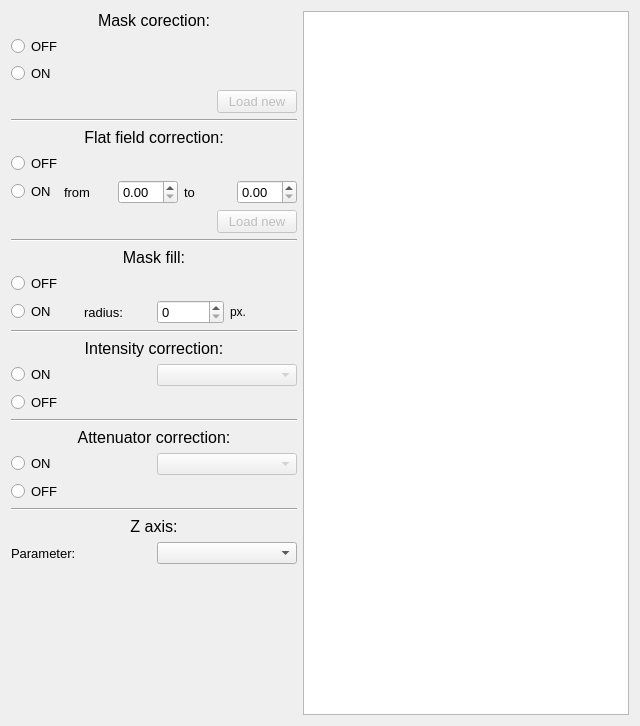
<?xml version="1.0" encoding="UTF-8"?>
<ui version="4.0">
 <class>LambdaSetup</class>
 <widget class="QWidget" name="LambdaSetup">
  <property name="geometry">
   <rect>
    <x>0</x>
    <y>0</y>
    <width>640</width>
    <height>726</height>
   </rect>
  </property>
  <property name="windowTitle">
   <string>Form</string>
  </property>
  <layout class="QHBoxLayout" name="horizontalLayout">
   <item>
    <layout class="QVBoxLayout" name="verticalLayout">
     <item>
      <widget class="QLabel" name="label">
       <property name="font">
        <font>
         <pointsize>12</pointsize>
        </font>
       </property>
       <property name="text">
        <string>Mask corection:</string>
       </property>
       <property name="alignment">
        <set>Qt::AlignCenter</set>
       </property>
      </widget>
     </item>
     <item>
      <widget class="QRadioButton" name="rb_mask_off">
       <property name="font">
        <font>
         <pointsize>10</pointsize>
        </font>
       </property>
       <property name="text">
        <string>OFF</string>
       </property>
       <property name="checked">
        <bool>false</bool>
       </property>
       <attribute name="buttonGroup">
        <string notr="true">bg_mask_option</string>
       </attribute>
      </widget>
     </item>
     <item>
      <widget class="QRadioButton" name="rb_mask_on">
       <property name="font">
        <font>
         <pointsize>10</pointsize>
        </font>
       </property>
       <property name="text">
        <string>ON</string>
       </property>
       <attribute name="buttonGroup">
        <string notr="true">bg_mask_option</string>
       </attribute>
      </widget>
     </item>
     <item>
      <layout class="QHBoxLayout" name="horizontalLayout_2">
       <item>
        <widget class="QLabel" name="lb_mask_file">
         <property name="minimumSize">
          <size>
           <width>200</width>
           <height>0</height>
          </size>
         </property>
         <property name="text">
          <string/>
         </property>
        </widget>
       </item>
       <item>
        <widget class="QPushButton" name="but_load_mask">
         <property name="enabled">
          <bool>false</bool>
         </property>
         <property name="font">
          <font>
           <pointsize>10</pointsize>
          </font>
         </property>
         <property name="text">
          <string>Load new</string>
         </property>
        </widget>
       </item>
      </layout>
     </item>
     <item>
      <widget class="Line" name="line">
       <property name="orientation">
        <enum>Qt::Horizontal</enum>
       </property>
      </widget>
     </item>
     <item>
      <widget class="QLabel" name="label_6">
       <property name="font">
        <font>
         <pointsize>12</pointsize>
        </font>
       </property>
       <property name="text">
        <string>Flat field correction:</string>
       </property>
       <property name="alignment">
        <set>Qt::AlignCenter</set>
       </property>
      </widget>
     </item>
     <item>
      <widget class="QRadioButton" name="rb_ff_off">
       <property name="font">
        <font>
         <pointsize>10</pointsize>
        </font>
       </property>
       <property name="text">
        <string>OFF</string>
       </property>
       <property name="checked">
        <bool>false</bool>
       </property>
       <attribute name="buttonGroup">
        <string notr="true">bg_ff_option</string>
       </attribute>
      </widget>
     </item>
     <item>
      <layout class="QHBoxLayout" name="horizontalLayout_8">
       <item>
        <widget class="QRadioButton" name="rb_ff_on">
         <property name="font">
          <font>
           <pointsize>10</pointsize>
          </font>
         </property>
         <property name="text">
          <string>ON</string>
         </property>
         <attribute name="buttonGroup">
          <string notr="true">bg_ff_option</string>
         </attribute>
        </widget>
       </item>
       <item>
        <widget class="QLabel" name="label_7">
         <property name="font">
          <font>
           <pointsize>10</pointsize>
          </font>
         </property>
         <property name="text">
          <string>from</string>
         </property>
        </widget>
       </item>
       <item>
        <widget class="QDoubleSpinBox" name="dsb_ff_from">
         <property name="font">
          <font>
           <pointsize>10</pointsize>
          </font>
         </property>
        </widget>
       </item>
       <item>
        <widget class="QLabel" name="label_8">
         <property name="font">
          <font>
           <pointsize>10</pointsize>
          </font>
         </property>
         <property name="text">
          <string>to</string>
         </property>
        </widget>
       </item>
       <item>
        <widget class="QDoubleSpinBox" name="dsb_ff_to">
         <property name="font">
          <font>
           <pointsize>10</pointsize>
          </font>
         </property>
        </widget>
       </item>
      </layout>
     </item>
     <item>
      <layout class="QHBoxLayout" name="horizontalLayout_5">
       <item>
        <widget class="QLabel" name="lb_ff_file">
         <property name="minimumSize">
          <size>
           <width>200</width>
           <height>0</height>
          </size>
         </property>
         <property name="text">
          <string/>
         </property>
        </widget>
       </item>
       <item>
        <widget class="QPushButton" name="but_load_ff">
         <property name="enabled">
          <bool>false</bool>
         </property>
         <property name="font">
          <font>
           <pointsize>10</pointsize>
          </font>
         </property>
         <property name="text">
          <string>Load new</string>
         </property>
        </widget>
       </item>
      </layout>
     </item>
     <item>
      <widget class="Line" name="line_5">
       <property name="orientation">
        <enum>Qt::Horizontal</enum>
       </property>
      </widget>
     </item>
     <item>
      <widget class="QLabel" name="label_9">
       <property name="font">
        <font>
         <pointsize>12</pointsize>
        </font>
       </property>
       <property name="text">
        <string>Mask fill:</string>
       </property>
       <property name="alignment">
        <set>Qt::AlignCenter</set>
       </property>
      </widget>
     </item>
     <item>
      <widget class="QRadioButton" name="rb_fill_off">
       <property name="font">
        <font>
         <pointsize>10</pointsize>
        </font>
       </property>
       <property name="text">
        <string>OFF</string>
       </property>
       <property name="checked">
        <bool>false</bool>
       </property>
       <attribute name="buttonGroup">
        <string notr="true">bg_fill_option</string>
       </attribute>
      </widget>
     </item>
     <item>
      <layout class="QHBoxLayout" name="horizontalLayout_9">
       <item>
        <widget class="QRadioButton" name="rb_fill_on">
         <property name="font">
          <font>
           <pointsize>10</pointsize>
          </font>
         </property>
         <property name="text">
          <string>ON</string>
         </property>
         <attribute name="buttonGroup">
          <string notr="true">bg_fill_option</string>
         </attribute>
        </widget>
       </item>
       <item>
        <widget class="QLabel" name="label_10">
         <property name="font">
          <font>
           <pointsize>10</pointsize>
          </font>
         </property>
         <property name="text">
          <string>radius:</string>
         </property>
        </widget>
       </item>
       <item>
        <widget class="QSpinBox" name="sb_fill">
         <property name="font">
          <font>
           <pointsize>10</pointsize>
          </font>
         </property>
        </widget>
       </item>
       <item>
        <widget class="QLabel" name="label_11">
         <property name="text">
          <string>px.</string>
         </property>
        </widget>
       </item>
      </layout>
     </item>
     <item>
      <widget class="Line" name="line_4">
       <property name="orientation">
        <enum>Qt::Horizontal</enum>
       </property>
      </widget>
     </item>
     <item>
      <widget class="QLabel" name="label_2">
       <property name="font">
        <font>
         <pointsize>12</pointsize>
        </font>
       </property>
       <property name="text">
        <string>Intensity correction:</string>
       </property>
       <property name="alignment">
        <set>Qt::AlignCenter</set>
       </property>
      </widget>
     </item>
     <item>
      <layout class="QHBoxLayout" name="horizontalLayout_4"/>
     </item>
     <item>
      <layout class="QHBoxLayout" name="horizontalLayout_3">
       <item>
        <widget class="QRadioButton" name="rb_inten_on">
         <property name="font">
          <font>
           <pointsize>10</pointsize>
          </font>
         </property>
         <property name="text">
          <string>ON</string>
         </property>
         <attribute name="buttonGroup">
          <string notr="true">bg_intensity</string>
         </attribute>
        </widget>
       </item>
       <item>
        <widget class="QComboBox" name="cmb_intensity">
         <property name="enabled">
          <bool>false</bool>
         </property>
        </widget>
       </item>
      </layout>
     </item>
     <item>
      <widget class="QRadioButton" name="rb_inten_off">
       <property name="font">
        <font>
         <pointsize>10</pointsize>
        </font>
       </property>
       <property name="text">
        <string>OFF</string>
       </property>
       <attribute name="buttonGroup">
        <string notr="true">bg_intensity</string>
       </attribute>
      </widget>
     </item>
     <item>
      <widget class="Line" name="line_2">
       <property name="orientation">
        <enum>Qt::Horizontal</enum>
       </property>
      </widget>
     </item>
     <item>
      <widget class="QLabel" name="label_4">
       <property name="font">
        <font>
         <pointsize>12</pointsize>
        </font>
       </property>
       <property name="text">
        <string>Attenuator correction:</string>
       </property>
       <property name="alignment">
        <set>Qt::AlignCenter</set>
       </property>
      </widget>
     </item>
     <item>
      <layout class="QHBoxLayout" name="horizontalLayout_6">
       <item>
        <widget class="QRadioButton" name="rb_atten_on">
         <property name="font">
          <font>
           <pointsize>10</pointsize>
          </font>
         </property>
         <property name="text">
          <string>ON</string>
         </property>
         <attribute name="buttonGroup">
          <string notr="true">bg_attenuator</string>
         </attribute>
        </widget>
       </item>
       <item>
        <widget class="QComboBox" name="cmb_attenuator">
         <property name="enabled">
          <bool>false</bool>
         </property>
        </widget>
       </item>
      </layout>
     </item>
     <item>
      <widget class="QRadioButton" name="rb_atten_off">
       <property name="font">
        <font>
         <pointsize>10</pointsize>
        </font>
       </property>
       <property name="text">
        <string>OFF</string>
       </property>
       <attribute name="buttonGroup">
        <string notr="true">bg_attenuator</string>
       </attribute>
      </widget>
     </item>
     <item>
      <widget class="Line" name="line_3">
       <property name="orientation">
        <enum>Qt::Horizontal</enum>
       </property>
      </widget>
     </item>
     <item>
      <widget class="QLabel" name="label_5">
       <property name="font">
        <font>
         <pointsize>12</pointsize>
        </font>
       </property>
       <property name="text">
        <string>Z axis:</string>
       </property>
       <property name="alignment">
        <set>Qt::AlignCenter</set>
       </property>
      </widget>
     </item>
     <item>
      <layout class="QHBoxLayout" name="horizontalLayout_7">
       <item>
        <widget class="QLabel" name="label_3">
         <property name="font">
          <font>
           <pointsize>10</pointsize>
          </font>
         </property>
         <property name="text">
          <string>Parameter:</string>
         </property>
        </widget>
       </item>
       <item>
        <widget class="QComboBox" name="cmb_z_axis">
         <property name="enabled">
          <bool>true</bool>
         </property>
        </widget>
       </item>
      </layout>
     </item>
     <item>
      <spacer name="verticalSpacer">
       <property name="orientation">
        <enum>Qt::Vertical</enum>
       </property>
       <property name="sizeHint" stdset="0">
        <size>
         <width>20</width>
         <height>40</height>
        </size>
       </property>
      </spacer>
     </item>
    </layout>
   </item>
   <item>
    <widget class="GraphicsView" name="gv_main">
     <property name="autoFillBackground">
      <bool>false</bool>
     </property>
     <property name="styleSheet">
      <string notr="true"/>
     </property>
    </widget>
   </item>
  </layout>
 </widget>
 <customwidgets>
  <customwidget>
   <class>GraphicsView</class>
   <extends>QGraphicsView</extends>
   <header>pyqtgraph</header>
  </customwidget>
 </customwidgets>
 <resources/>
 <connections/>
 <buttongroups>
  <buttongroup name="bg_mask_option"/>
  <buttongroup name="bg_intensity"/>
  <buttongroup name="bg_attenuator"/>
  <buttongroup name="bg_fill_option"/>
  <buttongroup name="bg_ff_option"/>
 </buttongroups>
</ui>
